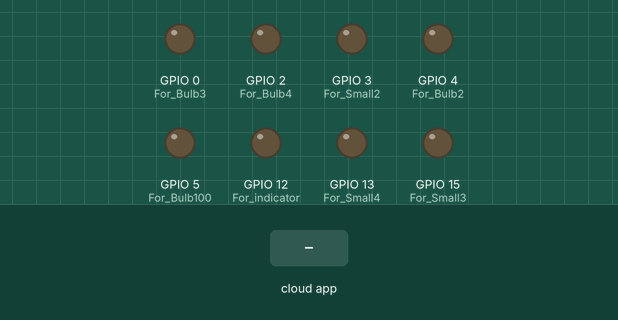
A sketch run on a simulated ESP32. Parts: output pins drawn as LEDs (lit = HIGH). The inputs (shaded band) are chosen by the test bench. WiFi joins after 1.5 s; servers stay silent unless stated; the Firebase database answers and starts empty; what the sketch prints to the serial monitor is not drawn.

Above: at 2.7 s.
2.8 s: the phone or cloud app sets bulb1 to 1
At 4.2 s:
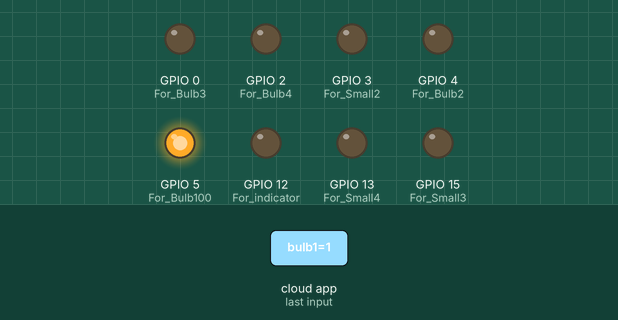
4.8 s: the phone or cloud app sets small2 to 1
At 6.5 s:
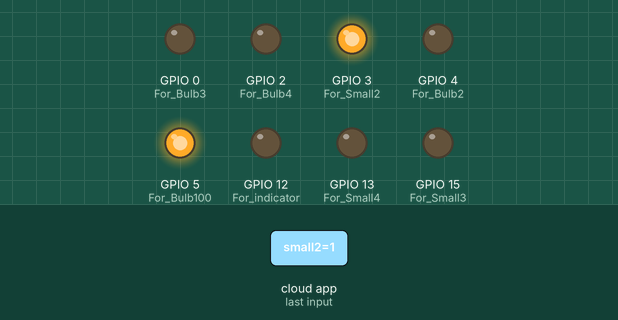
7.0 s: the phone or cloud app sets bulb2 to 1
At 9.1 s:
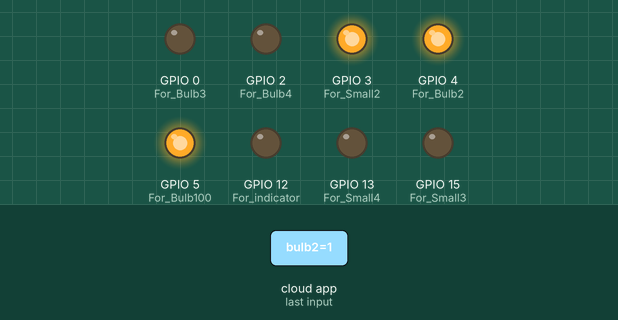
9.5 s: the phone or cloud app sets bulb3 to 1
At 10.4 s:
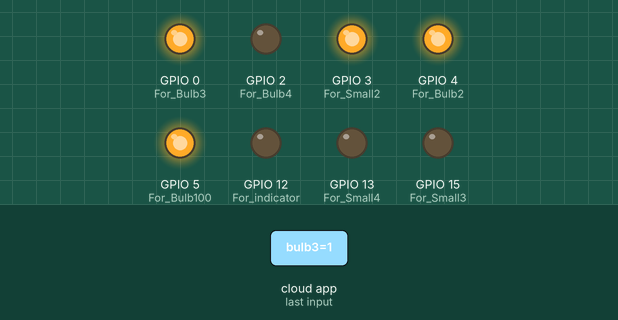
11.2 s: the phone or cloud app sets bulb4 to 1
At 11.7 s:
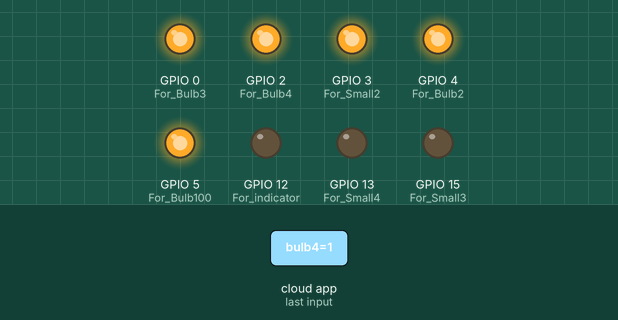
12.9 s: the phone or cloud app sets small3 to 1
At 13.8 s:
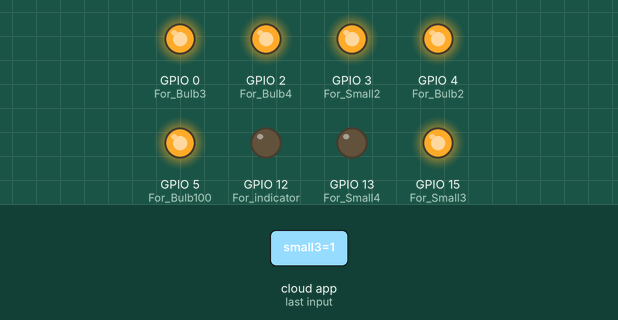
Timing chart, 0 to 15.8 s (numbered marks = the images above; inputs shaded):
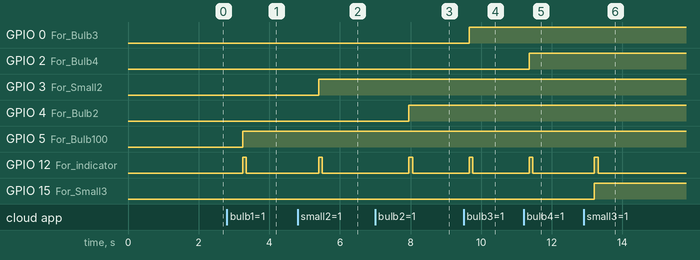

Measured:
- after the input at 2.8 s, GPIO 5 (For_Bulb100): LOW → HIGH after 0.45 s; GPIO 12 (For_indicator): LOW → HIGH after 0.45 s, → LOW 0.10 s later
- after the input at 4.8 s, GPIO 3 (For_Small2): LOW → HIGH after 0.60 s; GPIO 12 (For_indicator): LOW → HIGH after 0.60 s, → LOW 0.10 s later
- after the input at 7.0 s, GPIO 4 (For_Bulb2): LOW → HIGH after 0.96 s; GPIO 12 (For_indicator): LOW → HIGH after 0.96 s, → LOW 0.10 s later
- after the input at 9.5 s, GPIO 0 (For_Bulb3): LOW → HIGH after 0.16 s; GPIO 12 (For_indicator): LOW → HIGH after 0.16 s, → LOW 0.10 s later
- after the input at 11.2 s, GPIO 2 (For_Bulb4): LOW → HIGH after 0.16 s; GPIO 12 (For_indicator): LOW → HIGH after 0.16 s, → LOW 0.10 s later
- after the input at 12.9 s, GPIO 12 (For_indicator): LOW → HIGH after 0.31 s, → LOW 0.10 s later; GPIO 15 (For_Small3): LOW → HIGH after 0.31 s

The sketch:

Cabin2.ino
```cpp
#include <FirebaseESP32.h>
#include <Stream.h>


#include "WiFi.h"


// Set these to run example.
#define FIREBASE_HOST "cabin-xxxxx.firebaseio.com"
#define FIREBASE_AUTH "iy7xxxxxxxxxxxxxxxxxxxxxxxxxxxxxxxxxxxxxfAW"
#define WIFI_SSID "Ripple Factor"
#define WIFI_PASSWORD "qazwsx123"

void setup() {
  Serial.begin(9600);
    pinMode(5,OUTPUT);  //For Bulb100
  pinMode(4,OUTPUT);  //For Bulb2

  pinMode(0,OUTPUT);  //For Bulb3
  pinMode(2,OUTPUT);  //For Bulb4

//  pinMode(1,OUTPUT);  //For Small1
  pinMode(3,OUTPUT);  //For Small2
  pinMode(15,OUTPUT);  //For Small3
  pinMode(13,OUTPUT);  //For Small4


  pinMode(12,OUTPUT);  //For indicator

// connect to wifi.
    WiFi.begin(WIFI_SSID, WIFI_PASSWORD);
  Serial.print("connecting");
  while (WiFi.status() != WL_CONNECTED) {
    Serial.print(".");
    delay(500);
  }
  Serial.println();
  Serial.print("connected: ");
  Serial.println(WiFi.localIP());


  Firebase.begin(FIREBASE_HOST, FIREBASE_AUTH);

}

int n = 0;
int bulb1=0;
int bulb2=0;
int bulb3=0;
int bulb4=0;

//int small1=0;
int small2=0;
int small3=0;
int small4=0;


void loop() {
  Firebase.begin(FIREBASE_HOST, FIREBASE_AUTH);

  Firebase.setInt("magic",0);

int t;
 t=Firebase.getInt("bulb1");

  if(t==1 && bulb1!=1){
    bulb1=1;
    Serial.println("bulb1="+(String)bulb1);
    digitalWrite(5,HIGH);digitalWrite(12,HIGH);delay(100);digitalWrite(12,LOW);
    }
    else if(t==0 && bulb1!=0){
      bulb1=0;
      Serial.println("bulb1="+(String)bulb1);
      digitalWrite(5,LOW);
    }


     t=Firebase.getInt("bulb2");
  if(t==1 && bulb2!=1){
    bulb2=1;
    Serial.println("bulb2="+(String)bulb2);
    digitalWrite(4,HIGH);digitalWrite(12,HIGH);delay(100);digitalWrite(12,LOW);
    }
    else if(t==0 && bulb2!=0){
      bulb2=0;
      Serial.println("bulb2="+(String)bulb2);
      digitalWrite(4,LOW);
    }


     t=Firebase.getInt("bulb3");
  if(t==1 && bulb3!=1){
    bulb3=1;
    Serial.println("bulb3="+(String)bulb3);
    digitalWrite(0,HIGH);digitalWrite(12,HIGH);delay(100);digitalWrite(12,LOW);
    }
    else if(t==0 && bulb3!=0){
      bulb3=0;
      Serial.println("bulb3="+(String)bulb3);
      digitalWrite(0,LOW);
    }


     t=Firebase.getInt("bulb4");
  if(t==1 && bulb4!=1){
    bulb4=1;
    Serial.println("bulb4="+(String)bulb4);
    digitalWrite(2,HIGH);digitalWrite(12,HIGH);delay(100);digitalWrite(12,LOW);
    }
    else if(t==0 && bulb4!=0){
      bulb4=0;
      Serial.println("bulb4="+(String)bulb4);
      digitalWrite(2,LOW);
    }


//         t=Firebase.getInt("small1");
//  if(t==1 && small1!=1){
//    small1=1;
//    Serial.println("small1="+(String)small1);
//    digitalWrite(1,HIGH);digitalWrite(12,HIGH);delay(100);digitalWrite(12,LOW);
//    }
//    else if(t==0 && small1!=0){
//      small1=0;
//      Serial.println("small1="+(String)small1);
//      digitalWrite(1,LOW);
//    }
//
     t=Firebase.getInt("small2");
  if(t==1 && small2!=1){
    small2=1;
    Serial.println("small2="+(String)small2);
    digitalWrite(3,HIGH);digitalWrite(12,HIGH);delay(100);digitalWrite(12,LOW);
    }
    else if(t==0 && small2!=0){
      small2=0;
      Serial.println("small2="+(String)small2);
      digitalWrite(3,LOW);
    }


         t=Firebase.getInt("small3");
  if(t==1 && small3!=1){
    small3=1;
    Serial.println("small3="+(String)small3);
    digitalWrite(15,HIGH);digitalWrite(12,HIGH);delay(100);digitalWrite(12,LOW);
    }
    else if(t==0 && small3!=0){
      small3=0;
      Serial.println("small3="+(String)small3);
      digitalWrite(15,LOW);
    }

         t=Firebase.getInt("small4");
  if(t==1 && small4!=1){
    small4=1;
    Serial.println("small4="+(String)small4);
    digitalWrite(13,HIGH);digitalWrite(12,HIGH);delay(100);digitalWrite(12,LOW);
    }
    else if(t==0 && small4!=0){
      small4=0;
      Serial.println("small4="+(String)small4);
      digitalWrite(13,LOW);
    }

    Firebase.setInt("magic",1);


  delay(100);
}
```
